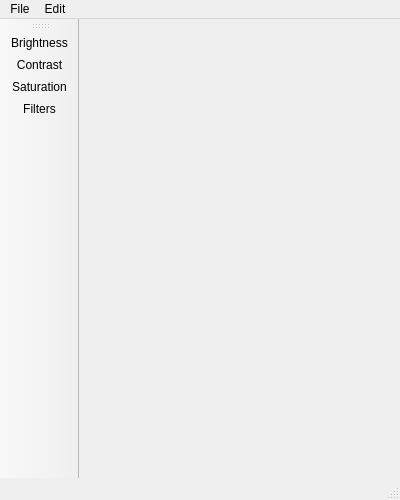
<?xml version="1.0" encoding="UTF-8"?>
<ui version="4.0">
 <class>MainWindow</class>
 <widget class="QMainWindow" name="MainWindow">
  <property name="geometry">
   <rect>
    <x>0</x>
    <y>0</y>
    <width>400</width>
    <height>500</height>
   </rect>
  </property>
  <property name="minimumSize">
   <size>
    <width>400</width>
    <height>500</height>
   </size>
  </property>
  <property name="maximumSize">
   <size>
    <width>400</width>
    <height>500</height>
   </size>
  </property>
  <property name="windowTitle">
   <string>MainWindow</string>
  </property>
  <widget class="QWidget" name="centralWidget"/>
  <widget class="QMenuBar" name="menuBar">
   <property name="geometry">
    <rect>
     <x>0</x>
     <y>0</y>
     <width>400</width>
     <height>20</height>
    </rect>
   </property>
   <widget class="QMenu" name="menuFile">
    <property name="title">
     <string>File</string>
    </property>
    <addaction name="actionOpen"/>
    <addaction name="actionSave"/>
    <addaction name="separator"/>
    <addaction name="actionExit"/>
   </widget>
   <widget class="QMenu" name="menuEdit">
    <property name="title">
     <string>Edit</string>
    </property>
    <addaction name="actionUndo"/>
    <addaction name="separator"/>
    <addaction name="actionBrightness"/>
    <addaction name="actionContrast"/>
    <addaction name="actionSaturation"/>
    <addaction name="separator"/>
    <addaction name="actionFilters"/>
   </widget>
   <addaction name="menuFile"/>
   <addaction name="menuEdit"/>
  </widget>
  <widget class="QToolBar" name="mainToolBar">
   <attribute name="toolBarArea">
    <enum>LeftToolBarArea</enum>
   </attribute>
   <attribute name="toolBarBreak">
    <bool>false</bool>
   </attribute>
   <addaction name="actionBrightness"/>
   <addaction name="actionContrast"/>
   <addaction name="actionSaturation"/>
   <addaction name="actionFilters"/>
  </widget>
  <widget class="QStatusBar" name="statusBar"/>
  <action name="actionOpen">
   <property name="text">
    <string>Open...</string>
   </property>
  </action>
  <action name="actionSave">
   <property name="enabled">
    <bool>false</bool>
   </property>
   <property name="text">
    <string>Save</string>
   </property>
  </action>
  <action name="actionExit">
   <property name="text">
    <string>Exit</string>
   </property>
  </action>
  <action name="actionUndo">
   <property name="text">
    <string>Undo</string>
   </property>
  </action>
  <action name="actionApply_filter">
   <property name="text">
    <string>Apply filter</string>
   </property>
  </action>
  <action name="actionBrightness">
   <property name="text">
    <string>Brightness</string>
   </property>
  </action>
  <action name="actionContrast">
   <property name="text">
    <string>Contrast</string>
   </property>
  </action>
  <action name="actionSaturation">
   <property name="text">
    <string>Saturation</string>
   </property>
  </action>
  <action name="actionFilters">
   <property name="text">
    <string>Filters</string>
   </property>
  </action>
 </widget>
 <layoutdefault spacing="6" margin="11"/>
 <resources/>
 <connections/>
</ui>
